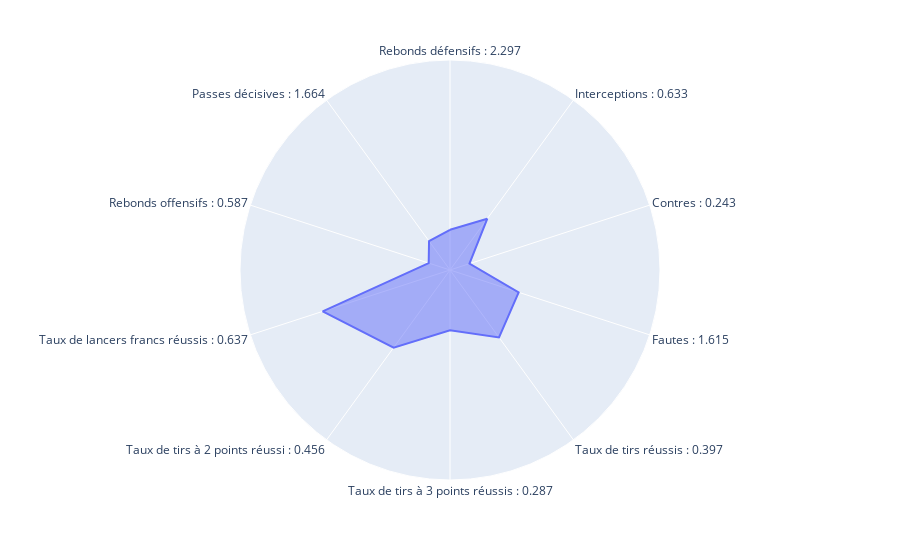

The notebook cell saved with this chart:
### Code cell
# Cellule Profil Ailier
#Prétraitements généraux

data_playoffs = pd.read_csv('2021-2022 NBA Player Stats - Playoffs.csv',encoding="latin-1",sep=";")
data_playoffs=data_playoffs.dropna().loc[:,['Pos','DRB','STL','BLK','PF','FG%','3P%','2P%','FT%','ORB','AST']]

#Divisions des données en fonction des postes

pivot = data_playoffs.loc[data_playoffs['Pos'] == 'C']
arriere_de_tir = data_playoffs.loc[data_playoffs['Pos'] == 'SG']
meneur = data_playoffs.loc[data_playoffs['Pos'] == 'PG']
ailier_fort = data_playoffs.loc[data_playoffs['Pos'] == 'PF']
ailier = data_playoffs.loc[data_playoffs['Pos'] == 'SF']

#Calcul des moyennes pour chaque poste
meanspivot={}
meansarriere={}
meansmeneur={}
meansailierf={}
meansailier={}

tableau2=[pivot,arriere_de_tir,meneur,ailier_fort,ailier]
tableau1 = ['DRB','STL','BLK','PF','FG%','3P%','2P%','FT%','ORB','AST']

for i in tableau1:
    meanspivot[i]=str(pivot.loc[:,i].mean())[0:5]
    meansarriere[i]=str(arriere_de_tir.loc[:,i].mean())[0:5]
    meansmeneur[i]=str(meneur.loc[:,i].mean())[0:5]
    meansailierf[i]=str(ailier_fort.loc[:,i].mean())[0:5]
    meansailier[i]=str(ailier.loc[:,i].mean())[0:5]
    
#Normalisation des données

for j in tableau2:
    for i in tableau1:
        j[i]=(j[i]-data_playoffs[i].min())/(data_playoffs[i].max()-data_playoffs[i].min())

#Affichage du graphe

r=ailier.select_dtypes(include=['number']).mean()
fig=px.line_polar(ailier,r,theta=['Rebonds défensifs : ' + meansailier['DRB'],'Interceptions : ' + meansailier['STL'],'Contres : ' + meansailier['BLK'],'Fautes : ' + meansailier['PF'],'Taux de tirs réussis : ' + meansailier['FG%'],'Taux de tirs à 3 points réussis : ' + meansailier['3P%'],'Taux de tirs à 2 points réussi : ' + meansailier['2P%'],'Taux de lancers francs réussis : ' + meansailier['FT%'],'Rebonds offensifs : ' + meansailier['ORB'],'Passes décisives : ' + meansailier['AST']],line_close=True)
fig.update_traces(fill='toself')
fig.update_layout(
    polar=dict(
        radialaxis=dict(
            visible=False,
            range=[0, 1]
        )),
    showlegend=False,
)
fig.show()

### Figure 1 — Plotly figure (JSON) as saved in the notebook; plotly's stock layout.template omitted (floating-point values rounded to 4 significant figures)
{"data": [{"fill": "toself", "hovertemplate": "r=%{r}<br>theta=%{theta}<extra></extra>", "legendgroup": "", "line": {"color": "#636efa", "dash": "solid"}, "marker": {"symbol": "circle"}, "mode": "lines", "name": "", "r": [0.1915, 0.3016, 0.09744, 0.3437, 0.3972, 0.2875, 0.4568, 0.6375, 0.1068, 0.1698, 0.1915], "showlegend": false, "subplot": "polar", "theta": ["Rebonds défensifs : 2.297", "Interceptions : 0.633", "Contres : 0.243", "Fautes : 1.615", "Taux de tirs réussis : 0.397", "Taux de tirs à 3 points réussis : 0.287", "Taux de tirs à 2 points réussi : 0.456", "Taux de lancers francs réussis : 0.637", "Rebonds offensifs : 0.587", "Passes décisives : 1.664", "Rebonds défensifs : 2.297"], "type": "scatterpolar"}], "layout": {"legend": {"tracegroupgap": 0}, "margin": {"t": 60}, "polar": {"angularaxis": {"direction": "clockwise", "rotation": 90}, "domain": {"x": [0, 1], "y": [0, 1]}, "radialaxis": {"range": [0, 1], "visible": false}}, "showlegend": false}}
